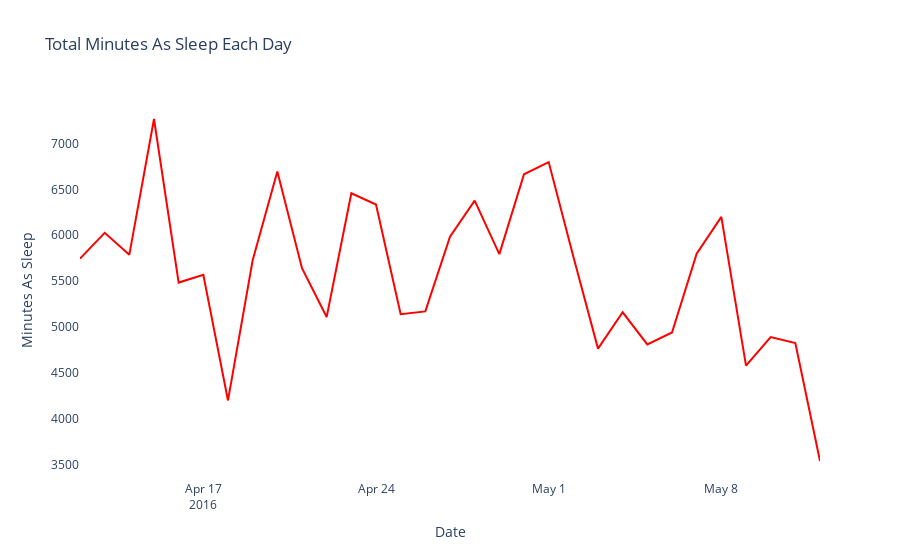

Notebook cell for this chart:
### Markdown cell above
After May 5, 2016 the calories started to decrease, and after May 9 it's decreasing continuously

### Code cell
all_sleep = sleep_per_day.groupby('Date', as_index=False)['TotalMinutesAsleep'].sum()

daily_sleep = go.Scatter(x=all_sleep['Date'], y=all_sleep['TotalMinutesAsleep'], line=dict(color='Red'))
layout = go.Layout(title='Total Minutes As Sleep Each Day', xaxis=dict(title='Date'), yaxis=dict(title='Minutes As Sleep'),plot_bgcolor='white')
fig = go.Figure(data=[daily_sleep], layout=layout)
iplot(fig)

### Figure 1 — Plotly figure (JSON) as saved in the notebook; plotly's stock layout.template omitted (floating-point values rounded to 4 significant figures)
{"data": [{"line": {"color": "Red"}, "type": "scatter", "x": ["2016-04-12T00:00:00", "2016-04-13T00:00:00", "2016-04-14T00:00:00", "2016-04-15T00:00:00", "2016-04-16T00:00:00", "2016-04-17T00:00:00", "2016-04-18T00:00:00", "2016-04-19T00:00:00", "2016-04-20T00:00:00", "2016-04-21T00:00:00", "2016-04-22T00:00:00", "2016-04-23T00:00:00", "2016-04-24T00:00:00", "2016-04-25T00:00:00", "2016-04-26T00:00:00", "2016-04-27T00:00:00", "2016-04-28T00:00:00", "2016-04-29T00:00:00", "2016-04-30T00:00:00", "2016-05-01T00:00:00", "2016-05-02T00:00:00", "2016-05-03T00:00:00", "2016-05-04T00:00:00", "2016-05-05T00:00:00", "2016-05-06T00:00:00", "2016-05-07T00:00:00", "2016-05-08T00:00:00", "2016-05-09T00:00:00", "2016-05-10T00:00:00", "2016-05-11T00:00:00", "2016-05-12T00:00:00"], "y": [5745, 6026, 5788, 7267, 5484, 5569, 4199, 5727, 6694, 5640, 5108, 6458, 6335, 5140, 5170, 5985, 6377, 5794, 6665, 6797, 5768, 4764, 5160, 4810, 4940, 5800, 6200, 4578, 4889, 4824, 3539]}], "layout": {"autosize": true, "plot_bgcolor": "white", "title": {"text": "Total Minutes As Sleep Each Day"}, "xaxis": {"autorange": true, "range": ["2016-04-12", "2016-05-12"], "title": {"text": "Date"}, "type": "date"}, "yaxis": {"autorange": true, "range": [3332.0, 7474.0], "title": {"text": "Minutes As Sleep"}, "type": "linear"}}}
